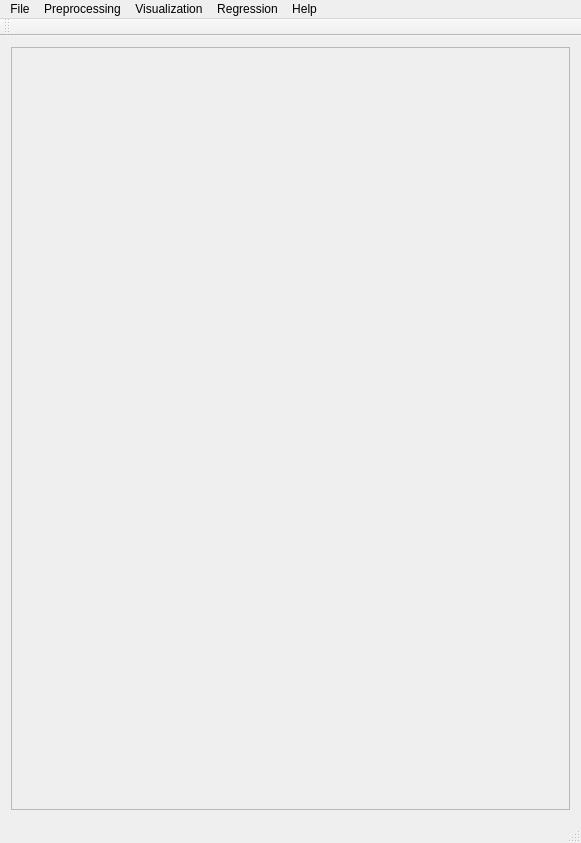
<?xml version="1.0" encoding="UTF-8"?>
<ui version="4.0">
 <class>MainWindow</class>
 <widget class="QMainWindow" name="MainWindow">
  <property name="geometry">
   <rect>
    <x>0</x>
    <y>0</y>
    <width>581</width>
    <height>843</height>
   </rect>
  </property>
  <property name="windowTitle">
   <string>PYSAT</string>
  </property>
  <widget class="QWidget" name="centralWidget">
   <layout class="QVBoxLayout" name="verticalLayout_9">
    <item>
     <widget class="QScrollArea" name="scrollArea">
      <property name="widgetResizable">
       <bool>true</bool>
      </property>
      <widget class="QWidget" name="scrollAreaWidgetContents_2">
       <property name="geometry">
        <rect>
         <x>0</x>
         <y>0</y>
         <width>561</width>
         <height>770</height>
        </rect>
       </property>
       <property name="font">
        <font>
         <pointsize>8</pointsize>
        </font>
       </property>
       <property name="styleSheet">
        <string notr="true">QGroupBox {
  border: 2px solid gray;
  border-radius: 6px;
  margin-top: 0.5em;
}

QGroupBox::title {

  padding-top: -14px;
  padding-left: 8px;
}
</string>
       </property>
       <layout class="QVBoxLayout" name="verticalLayout_8"/>
      </widget>
     </widget>
    </item>
   </layout>
  </widget>
  <widget class="QMenuBar" name="menuBar">
   <property name="geometry">
    <rect>
     <x>0</x>
     <y>0</y>
     <width>581</width>
     <height>21</height>
    </rect>
   </property>
   <widget class="QMenu" name="menuFile">
    <property name="title">
     <string>File</string>
    </property>
    <addaction name="actionLoad_Unknown_Data"/>
    <addaction name="separator"/>
    <addaction name="actionSave_Current_Plots"/>
    <addaction name="actionSave_Current_Data"/>
    <addaction name="separator"/>
    <addaction name="actionCreate_New_Workflow"/>
    <addaction name="actionSave_Current_Workflow"/>
    <addaction name="separator"/>
    <addaction name="actionExit"/>
   </widget>
   <widget class="QMenu" name="menuPreprocessing">
    <property name="title">
     <string>Preprocessing</string>
    </property>
    <widget class="QMenu" name="menuBaseline_Removal">
     <property name="title">
      <string>Baseline Removal</string>
     </property>
     <addaction name="actionALS"/>
     <addaction name="actionDietrich"/>
     <addaction name="actionPolyFit"/>
     <addaction name="actionAirPLS"/>
     <addaction name="actionFABC"/>
     <addaction name="actionKK"/>
     <addaction name="actionMario"/>
     <addaction name="actionMedian"/>
     <addaction name="actionRubberband"/>
     <addaction name="actionUndecimated_Wavelet"/>
    </widget>
    <widget class="QMenu" name="menuCalibration_Transfer">
     <property name="title">
      <string>Calibration Transfer</string>
     </property>
     <addaction name="actionRatio"/>
     <addaction name="actionTommy_s_Methgod"/>
     <addaction name="actionPiecewise_Direct_Standardization"/>
     <addaction name="actionOthers_3"/>
    </widget>
    <addaction name="actionNormalization"/>
    <addaction name="actionNoise_Reduction"/>
    <addaction name="actionApply_Mask"/>
    <addaction name="actionInterpolate"/>
    <addaction name="actionInstrument_Response"/>
    <addaction name="menuCalibration_Transfer"/>
    <addaction name="menuBaseline_Removal"/>
    <addaction name="separator"/>
    <addaction name="actionElement_Name_Setup"/>
    <addaction name="actionComposition_Ranges"/>
    <addaction name="actionCreate_Models"/>
   </widget>
   <widget class="QMenu" name="menuVisualization">
    <property name="title">
     <string>Visualization</string>
    </property>
    <widget class="QMenu" name="menuClustering">
     <property name="title">
      <string>Clustering</string>
     </property>
     <addaction name="actionK_Means"/>
     <addaction name="actionHierarchical"/>
     <addaction name="actionOthers"/>
     <addaction name="actionOthers_2"/>
    </widget>
    <addaction name="actionPCA"/>
    <addaction name="actionICA"/>
    <addaction name="menuClustering"/>
   </widget>
   <widget class="QMenu" name="menuRegression">
    <property name="title">
     <string>Regression</string>
    </property>
    <addaction name="actionPLS"/>
    <addaction name="actionSM_PLS"/>
    <addaction name="actionICA_Regression"/>
    <addaction name="actionGaussian_Process"/>
    <addaction name="actionMLP"/>
    <addaction name="actionSVM"/>
    <addaction name="actionOthers_4"/>
    <addaction name="actionOthers_5"/>
   </widget>
   <widget class="QMenu" name="menuHelp">
    <property name="title">
     <string>Help</string>
    </property>
    <addaction name="actionIndex"/>
    <addaction name="actionContent_2"/>
    <addaction name="separator"/>
    <addaction name="actionAbout"/>
    <addaction name="actionAbout_QtCreator"/>
   </widget>
   <addaction name="menuFile"/>
   <addaction name="menuPreprocessing"/>
   <addaction name="menuVisualization"/>
   <addaction name="menuRegression"/>
   <addaction name="menuHelp"/>
  </widget>
  <widget class="QToolBar" name="mainToolBar">
   <attribute name="toolBarArea">
    <enum>TopToolBarArea</enum>
   </attribute>
   <attribute name="toolBarBreak">
    <bool>false</bool>
   </attribute>
  </widget>
  <widget class="QStatusBar" name="statusBar"/>
  <action name="actionLoad_Refence_Data">
   <property name="text">
    <string>Load Refence Data</string>
   </property>
  </action>
  <action name="actionLoad_Unknown_Data">
   <property name="text">
    <string>Load Data Files</string>
   </property>
  </action>
  <action name="actionSave_Current_Workflow">
   <property name="text">
    <string>Save Current Workflow</string>
   </property>
  </action>
  <action name="actionSave_Current_Plots">
   <property name="text">
    <string>Save Current Plots</string>
   </property>
  </action>
  <action name="actionSave_Current_Data">
   <property name="text">
    <string>Save Current Data</string>
   </property>
  </action>
  <action name="actionCreate_New_Workflow">
   <property name="text">
    <string>Create New Workflow</string>
   </property>
  </action>
  <action name="actionNoise_Reduction">
   <property name="text">
    <string>Noise Reduction</string>
   </property>
  </action>
  <action name="actionApply_Mask">
   <property name="text">
    <string>Apply Mask</string>
   </property>
  </action>
  <action name="actionInterpolate">
   <property name="text">
    <string>Interpolate</string>
   </property>
  </action>
  <action name="actionInstrument_Response">
   <property name="text">
    <string>Instrument Response</string>
   </property>
  </action>
  <action name="actionALS">
   <property name="text">
    <string>ALS</string>
   </property>
  </action>
  <action name="actionDietrich">
   <property name="text">
    <string>Dietrich</string>
   </property>
  </action>
  <action name="actionPolyFit">
   <property name="text">
    <string>PolyFit</string>
   </property>
  </action>
  <action name="actionAirPLS">
   <property name="text">
    <string>AirPLS</string>
   </property>
  </action>
  <action name="actionFABC">
   <property name="text">
    <string>FABC</string>
   </property>
  </action>
  <action name="actionKK">
   <property name="text">
    <string>KK</string>
   </property>
  </action>
  <action name="actionMario">
   <property name="text">
    <string>Mario</string>
   </property>
  </action>
  <action name="actionMedian">
   <property name="text">
    <string>Median</string>
   </property>
  </action>
  <action name="actionRubberband">
   <property name="text">
    <string>Rubberband</string>
   </property>
  </action>
  <action name="actionUndecimated_Wavelet">
   <property name="text">
    <string>Undecimated Wavelet</string>
   </property>
  </action>
  <action name="actionRatio">
   <property name="text">
    <string>Ratio</string>
   </property>
  </action>
  <action name="actionTommy_s_Methgod">
   <property name="text">
    <string>Tommy's Method</string>
   </property>
  </action>
  <action name="actionPiecewise_Direct_Standardization">
   <property name="text">
    <string>Piecewise Direct Standardization</string>
   </property>
  </action>
  <action name="actionPCA">
   <property name="text">
    <string>PCA</string>
   </property>
  </action>
  <action name="actionICA">
   <property name="text">
    <string>ICA</string>
   </property>
  </action>
  <action name="actionK_Means">
   <property name="text">
    <string>K-Means</string>
   </property>
  </action>
  <action name="actionHierarchical">
   <property name="text">
    <string>Hierarchical</string>
   </property>
  </action>
  <action name="actionOthers">
   <property name="text">
    <string>Others...</string>
   </property>
  </action>
  <action name="actionOthers_2">
   <property name="text">
    <string>Others...</string>
   </property>
  </action>
  <action name="actionOthers_3">
   <property name="text">
    <string>Others...</string>
   </property>
  </action>
  <action name="actionPLS">
   <property name="text">
    <string>PLS</string>
   </property>
  </action>
  <action name="actionSM_PLS">
   <property name="text">
    <string>SM-PLS</string>
   </property>
  </action>
  <action name="actionICA_Regression">
   <property name="text">
    <string>ICA Regression</string>
   </property>
  </action>
  <action name="actionGaussian_Process">
   <property name="text">
    <string>Gaussian Process</string>
   </property>
  </action>
  <action name="actionMLP">
   <property name="text">
    <string>MLP</string>
   </property>
  </action>
  <action name="actionSVM">
   <property name="text">
    <string>SVM</string>
   </property>
  </action>
  <action name="actionOthers_4">
   <property name="text">
    <string>Others...</string>
   </property>
  </action>
  <action name="actionOthers_5">
   <property name="text">
    <string>Others...</string>
   </property>
  </action>
  <action name="actionIndex">
   <property name="text">
    <string>Index</string>
   </property>
  </action>
  <action name="actionContent_2">
   <property name="text">
    <string>Content</string>
   </property>
  </action>
  <action name="actionAbout">
   <property name="text">
    <string>About...</string>
   </property>
  </action>
  <action name="actionAbout_QtCreator">
   <property name="text">
    <string>About QtCreator...</string>
   </property>
  </action>
  <action name="actionExit">
   <property name="text">
    <string>Exit</string>
   </property>
  </action>
  <action name="actionNormalization">
   <property name="text">
    <string>Normalization</string>
   </property>
  </action>
  <action name="actionElement_Name_Setup">
   <property name="text">
    <string>Element Name Setup</string>
   </property>
  </action>
  <action name="actionComposition_Ranges">
   <property name="text">
    <string>Composition Ranges</string>
   </property>
  </action>
  <action name="actionCreate_Models">
   <property name="text">
    <string>Create Models</string>
   </property>
  </action>
 </widget>
 <layoutdefault spacing="6" margin="11"/>
 <resources/>
 <connections/>
</ui>
